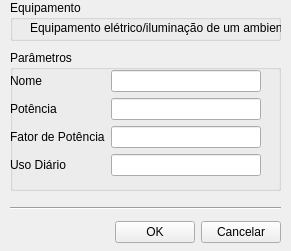
<?xml version="1.0" encoding="UTF-8"?>
<ui version="4.0">
 <class>NovoEquipamento</class>
 <widget class="QWidget" name="NovoEquipamento">
  <property name="geometry">
   <rect>
    <x>0</x>
    <y>0</y>
    <width>291</width>
    <height>251</height>
   </rect>
  </property>
  <property name="windowTitle">
   <string>Novo Equipamento</string>
  </property>
  <widget class="QGroupBox" name="groupBox">
   <property name="geometry">
    <rect>
     <x>10</x>
     <y>0</y>
     <width>271</width>
     <height>41</height>
    </rect>
   </property>
   <property name="title">
    <string>Equipamento</string>
   </property>
   <widget class="QLabel" name="label_5">
    <property name="geometry">
     <rect>
      <x>20</x>
      <y>20</y>
      <width>251</width>
      <height>16</height>
     </rect>
    </property>
    <property name="text">
     <string>Equipamento elétrico/iluminação de um ambiente</string>
    </property>
   </widget>
  </widget>
  <widget class="QGroupBox" name="groupBox_2">
   <property name="geometry">
    <rect>
     <x>10</x>
     <y>50</y>
     <width>271</width>
     <height>141</height>
    </rect>
   </property>
   <property name="title">
    <string>Parâmetros</string>
   </property>
   <widget class="QWidget" name="formLayoutWidget">
    <property name="geometry">
     <rect>
      <x>0</x>
      <y>20</y>
      <width>251</width>
      <height>116</height>
     </rect>
    </property>
    <layout class="QFormLayout" name="formLayout">
     <item row="0" column="0">
      <widget class="QLabel" name="label">
       <property name="text">
        <string>Nome</string>
       </property>
      </widget>
     </item>
     <item row="0" column="1">
      <widget class="QLineEdit" name="equipamentoNome"/>
     </item>
     <item row="1" column="0">
      <widget class="QLabel" name="label_2">
       <property name="text">
        <string>Potência </string>
       </property>
      </widget>
     </item>
     <item row="1" column="1">
      <widget class="QLineEdit" name="equipamentoPotencia"/>
     </item>
     <item row="2" column="0">
      <widget class="QLabel" name="label_3">
       <property name="text">
        <string>Fator de Potência</string>
       </property>
      </widget>
     </item>
     <item row="2" column="1">
      <widget class="QLineEdit" name="equipamentoFP"/>
     </item>
     <item row="3" column="0">
      <widget class="QLabel" name="label_4">
       <property name="text">
        <string>Uso Diário</string>
       </property>
      </widget>
     </item>
     <item row="3" column="1">
      <widget class="QLineEdit" name="equipamentoUso"/>
     </item>
    </layout>
   </widget>
  </widget>
  <widget class="Line" name="line">
   <property name="geometry">
    <rect>
     <x>10</x>
     <y>200</y>
     <width>271</width>
     <height>16</height>
    </rect>
   </property>
   <property name="orientation">
    <enum>Qt::Horizontal</enum>
   </property>
  </widget>
  <widget class="QWidget" name="horizontalLayoutWidget">
   <property name="geometry">
    <rect>
     <x>20</x>
     <y>220</y>
     <width>261</width>
     <height>25</height>
    </rect>
   </property>
   <layout class="QHBoxLayout" name="horizontalLayout">
    <item>
     <spacer name="horizontalSpacer">
      <property name="orientation">
       <enum>Qt::Horizontal</enum>
      </property>
      <property name="sizeHint" stdset="0">
       <size>
        <width>40</width>
        <height>20</height>
       </size>
      </property>
     </spacer>
    </item>
    <item>
     <widget class="QPushButton" name="criarEquipamento">
      <property name="text">
       <string>OK</string>
      </property>
     </widget>
    </item>
    <item>
     <widget class="QPushButton" name="cancelarEquipamento">
      <property name="text">
       <string>Cancelar</string>
      </property>
     </widget>
    </item>
   </layout>
  </widget>
 </widget>
 <resources/>
 <connections/>
</ui>
